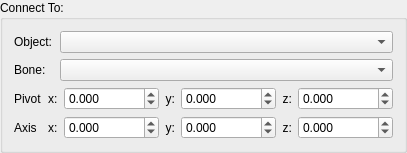
         <widget class="QGroupBox" name="gbConnect">
          <property name="title">
           <string>Connect To:</string>
          </property>
          <layout class="QVBoxLayout" name="verticalLayout">
           <item>
            <layout class="QGridLayout" name="gridLayout">
             <item row="0" column="0">
              <widget class="QLabel" name="label_9">
               <property name="minimumSize">
                <size>
                 <width>40</width>
                 <height>0</height>
                </size>
               </property>
               <property name="text">
                <string>Object:</string>
               </property>
              </widget>
             </item>
             <item row="0" column="1">
              <widget class="QComboBox" name="cmbConnectObject">
               <property name="sizePolicy">
                <sizepolicy hsizetype="Expanding" vsizetype="Fixed">
                 <horstretch>0</horstretch>
                 <verstretch>0</verstretch>
                </sizepolicy>
               </property>
              </widget>
             </item>
             <item row="1" column="0">
              <widget class="QLabel" name="label">
               <property name="text">
                <string>Bone:</string>
               </property>
              </widget>
             </item>
             <item row="1" column="1">
              <widget class="QComboBox" name="cmbConnectBone"/>
             </item>
            </layout>
           </item>
           <item>
            <layout class="QGridLayout" name="gridLayout_3">
             <item row="0" column="3">
              <widget class="QLabel" name="lblY_3">
               <property name="text">
                <string>y:</string>
               </property>
               <property name="alignment">
                <set>Qt::AlignRight|Qt::AlignTrailing|Qt::AlignVCenter</set>
               </property>
              </widget>
             </item>
             <item row="0" column="6">
              <widget class="QDoubleSpinBox" name="txtConnectPivotZ">
               <property name="sizePolicy">
                <sizepolicy hsizetype="Expanding" vsizetype="Fixed">
                 <horstretch>0</horstretch>
                 <verstretch>0</verstretch>
                </sizepolicy>
               </property>
               <property name="decimals">
                <number>3</number>
               </property>
               <property name="minimum">
                <double>-999999999.998999953269958</double>
               </property>
               <property name="maximum">
                <double>999999999.998999953269958</double>
               </property>
               <property name="singleStep">
                <double>0.100000000000000</double>
               </property>
              </widget>
             </item>
             <item row="1" column="2">
              <widget class="QDoubleSpinBox" name="txtConnectAxisX">
               <property name="sizePolicy">
                <sizepolicy hsizetype="Expanding" vsizetype="Fixed">
                 <horstretch>0</horstretch>
                 <verstretch>0</verstretch>
                </sizepolicy>
               </property>
               <property name="decimals">
                <number>3</number>
               </property>
               <property name="minimum">
                <double>-999999999.998999953269958</double>
               </property>
               <property name="maximum">
                <double>999999999.998999953269958</double>
               </property>
               <property name="singleStep">
                <double>0.100000000000000</double>
               </property>
              </widget>
             </item>
             <item row="1" column="4">
              <widget class="QDoubleSpinBox" name="txtConnectAxisY">
               <property name="sizePolicy">
                <sizepolicy hsizetype="Expanding" vsizetype="Fixed">
                 <horstretch>0</horstretch>
                 <verstretch>0</verstretch>
                </sizepolicy>
               </property>
               <property name="decimals">
                <number>3</number>
               </property>
               <property name="minimum">
                <double>-999999999.998999953269958</double>
               </property>
               <property name="maximum">
                <double>999999999.998999953269958</double>
               </property>
               <property name="singleStep">
                <double>0.100000000000000</double>
               </property>
              </widget>
             </item>
             <item row="0" column="5">
              <widget class="QLabel" name="lblZ_3">
               <property name="text">
                <string>z:</string>
               </property>
               <property name="alignment">
                <set>Qt::AlignRight|Qt::AlignTrailing|Qt::AlignVCenter</set>
               </property>
              </widget>
             </item>
             <item row="1" column="1">
              <widget class="QLabel" name="label_6">
               <property name="text">
                <string>x:</string>
               </property>
              </widget>
             </item>
             <item row="0" column="1">
              <widget class="QLabel" name="label_7">
               <property name="text">
                <string>x:</string>
               </property>
              </widget>
             </item>
             <item row="0" column="4">
              <widget class="QDoubleSpinBox" name="txtConnectPivotY">
               <property name="sizePolicy">
                <sizepolicy hsizetype="Expanding" vsizetype="Fixed">
                 <horstretch>0</horstretch>
                 <verstretch>0</verstretch>
                </sizepolicy>
               </property>
               <property name="decimals">
                <number>3</number>
               </property>
               <property name="minimum">
                <double>-999999999.998999953269958</double>
               </property>
               <property name="maximum">
                <double>999999999.998999953269958</double>
               </property>
               <property name="singleStep">
                <double>0.100000000000000</double>
               </property>
              </widget>
             </item>
             <item row="1" column="0">
              <widget class="QLabel" name="label_5">
               <property name="text">
                <string>Axis</string>
               </property>
              </widget>
             </item>
             <item row="0" column="0">
              <widget class="QLabel" name="lblX_2">
               <property name="text">
                <string>Pivot</string>
               </property>
              </widget>
             </item>
             <item row="0" column="2">
              <widget class="QDoubleSpinBox" name="txtConnectPivotX">
               <property name="sizePolicy">
                <sizepolicy hsizetype="Expanding" vsizetype="Fixed">
                 <horstretch>0</horstretch>
                 <verstretch>0</verstretch>
                </sizepolicy>
               </property>
               <property name="decimals">
                <number>3</number>
               </property>
               <property name="minimum">
                <double>-999999999.998999953269958</double>
               </property>
               <property name="maximum">
                <double>999999999.998999953269958</double>
               </property>
               <property name="singleStep">
                <double>0.100000000000000</double>
               </property>
              </widget>
             </item>
             <item row="1" column="6">
              <widget class="QDoubleSpinBox" name="txtConnectAxisZ">
               <property name="sizePolicy">
                <sizepolicy hsizetype="Expanding" vsizetype="Fixed">
                 <horstretch>0</horstretch>
                 <verstretch>0</verstretch>
                </sizepolicy>
               </property>
               <property name="decimals">
                <number>3</number>
               </property>
               <property name="minimum">
                <double>-999999999.998999953269958</double>
               </property>
               <property name="maximum">
                <double>999999999.998999953269958</double>
               </property>
               <property name="singleStep">
                <double>0.100000000000000</double>
               </property>
              </widget>
             </item>
             <item row="1" column="5">
              <widget class="QLabel" name="lblZ_4">
               <property name="text">
                <string>z:</string>
               </property>
               <property name="alignment">
                <set>Qt::AlignRight|Qt::AlignTrailing|Qt::AlignVCenter</set>
               </property>
              </widget>
             </item>
             <item row="1" column="3">
              <widget class="QLabel" name="lblY_4">
               <property name="text">
                <string>y:</string>
               </property>
               <property name="alignment">
                <set>Qt::AlignRight|Qt::AlignTrailing|Qt::AlignVCenter</set>
               </property>
              </widget>
             </item>
            </layout>
           </item>
          </layout>
         </widget>
